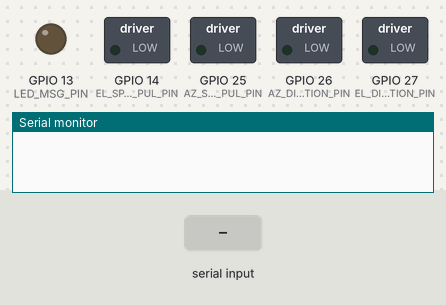
Recording of a program running on a simulated ESP32. Shown: switched loads named in the program (green lamp = pin HIGH), output pins drawn as LEDs (lit = HIGH), the last lines printed to the serial monitor. The inputs (shaded band) are chosen by the test bench.

Above: at 1.2 s.
1.3 s: "R\n" received over Serial
At 1.7 s:
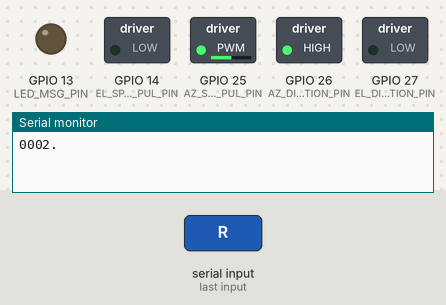
2.8 s: "S\n" received over Serial
At 4.0 s:
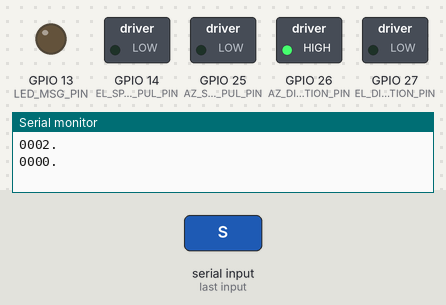
4.3 s: "L\n" received over Serial
At 5.2 s:
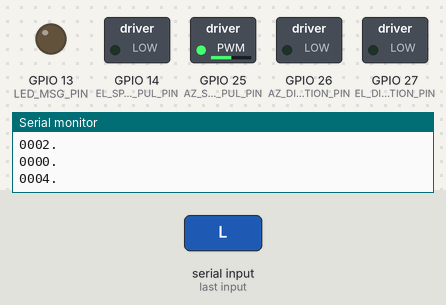
5.8 s: "U\n" received over Serial
At 6.4 s:
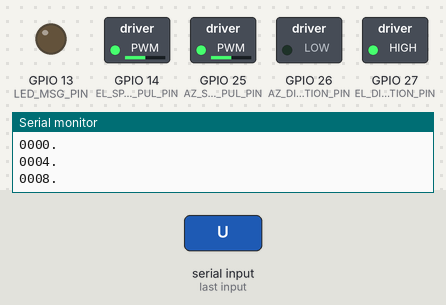
7.3 s: "D\n" received over Serial
At 8.5 s:
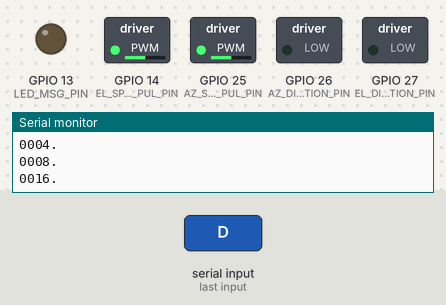
8.8 s: "A\n" received over Serial
At 9.9 s:
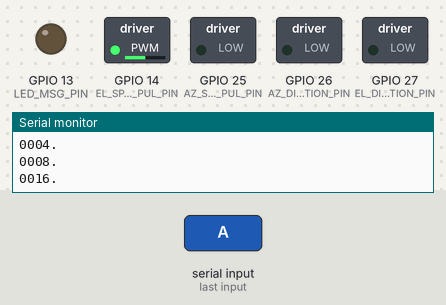
Timing chart, 0 to 11.3 s (numbered marks = the images above; inputs shaded):
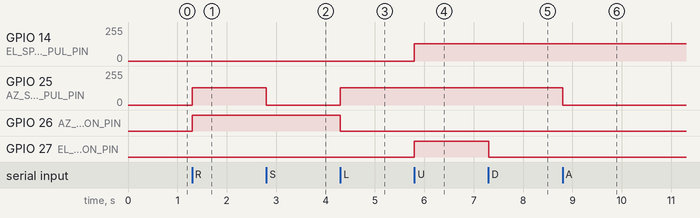

The program:

main.cpp
```cpp
#include <Arduino.h> // 确保包含Arduino核心库
#include <EEPROM.h> //引入EEPROM库以便保存角度数据
#include <cmath>

// 原作者：BI6OPR
// 此版本作者：BG5CVT
// 在原来的基础上优化了控制代码，修复了自动转向异常的问题
// Version Code：v0.6 Pre2
// 发布时间：2025/02/09
// 本程序用于控制步进电机，实现Pelco-D控制

// Version 0.5更新日志：
// 更改信号输出PIN口，以适配v0.5控制底板

// 立春天，风渐暖，伊人一去不复返
// 献给可爱的小音

// 业余卫星软件云台参数如下
// 水平参数：55.5
// 垂直参数：155.5

// 信号灯输出口
const int LED_MSG_PIN = 13;

// 定义了板上的控制端，26作为水平方位角方向，27作为俯仰角方向
const int AZ_DIRECTION_PIN = 26;
const int EL_DIRECTION_PIN = 27;
// const int AZ_DIRECTION_PIN = 4;
// const int EL_DIRECTION_PIN = 16;

// 定义了PWM引脚，需要将这个脚接入PUL端，25作为方位角脉冲，14作为俯仰角脉冲
const int AZ_SPEED_PUL_PIN = 25;
const int EL_SPEED_PUL_PIN = 14;
// const int AZ_SPEED_PUL_PIN = 2;
// const int EL_SPEED_PUL_PIN = 15;

// 定义串口接受数据的全局变量
const int BUFFER_SIZE = 16;
char buf[BUFFER_SIZE];

// 步进电机的转动方向
bool az_stepper_direction = false;
bool el_stepper_direction = false;

// 步进电机速度,wait ms（间隔时间越小,速度越快）
int stepperSpeed = 500; // 初始速度设置为500微秒

// 步进电机控制
bool is_azcontrol_stepper = false;
bool is_elcontrol_stepper = false;

// 当前指令标志
int currentCommand = 0;

// 定义PWM初始变量
const int PWM_FREQ = 10000;       // PWM 频率（单位：Hz）
const int PWM_RESOLUTION = 8;    // 分辨率（8 位时，占空比范围 0-255）


// 定时器变量
unsigned long previousMillis = 0; // 上一次打印状态的时间
const long interval = 3000; // 打印状态的时间间隔（3秒）

// 声明函数
// void handleCommand(char command);
void stepMotor(int pin, bool direction, int speed);
void printStatus();

// 定义角度初始变量
int az_angle = 000;
int el_angle = 000;
unsigned long azLastCalcTime = 0; // 上次计算时间
const long azCalcInterval = 100;  // 计算间隔：100ms
unsigned long elLastCalcTime = 0; // 上次计算时间
const long elCalcInterval = 100;  // 计算间隔：100ms
float azCurrentAngle = 0.0;
float elCurrentAngle = 0.0;
void setup()
{
  // 配置串口:
  Serial.begin(9600); // 设置波特率
  // 设置IO输入输出
  pinMode(LED_MSG_PIN, OUTPUT);
  pinMode(AZ_DIRECTION_PIN, OUTPUT);
  pinMode(EL_DIRECTION_PIN, OUTPUT);
  pinMode(AZ_SPEED_PUL_PIN, OUTPUT);
  pinMode(EL_SPEED_PUL_PIN, OUTPUT);

  // 初始化信号灯
  digitalWrite(LED_MSG_PIN, LOW);

  // 初始化PWM模块
  ledcSetup(0 , PWM_FREQ, 8);
  ledcAttachPin(AZ_SPEED_PUL_PIN, 0);

  ledcSetup(1 , PWM_FREQ, 8);
  ledcAttachPin(EL_SPEED_PUL_PIN, 1);
}
void handleStringCommand(String cmd) {
  if (cmd == "S") {
      digitalWrite(LED_MSG_PIN, LOW);
      is_azcontrol_stepper = false;
      is_elcontrol_stepper = false;
      Serial.println("0000.");
  } else if (cmd == "A") {
      is_azcontrol_stepper = false;
  } else if (cmd == "E") {
      is_elcontrol_stepper = false;
  } else if (cmd == "R") {
      az_stepper_direction = true;
      digitalWrite(AZ_DIRECTION_PIN, HIGH);
      stepperSpeed = 10;
      is_azcontrol_stepper = true;
      Serial.println("0002.");
  } else if (cmd == "L") {
      az_stepper_direction = false;
      digitalWrite(AZ_DIRECTION_PIN, LOW);
      stepperSpeed = 10;
      is_azcontrol_stepper = true;
      Serial.println("0004.");
  } else if (cmd == "U") {
      el_stepper_direction = true;
      digitalWrite(EL_DIRECTION_PIN, HIGH);
      stepperSpeed = 10;
      is_elcontrol_stepper = true;
      Serial.println("0008.");
  } else if (cmd == "D") {
      el_stepper_direction = false;
      digitalWrite(EL_DIRECTION_PIN, LOW);
      stepperSpeed = 10;
      is_elcontrol_stepper = true;
      Serial.println("0016.");
  } else if (cmd == "C") {
      int az_angle = round(azCurrentAngle);
      Serial.print("AZ=");
      Serial.println(az_angle);
  } else if (cmd == "B") {
      int el_angle = round(elCurrentAngle);
      Serial.print("EL=");
      Serial.println(el_angle);
  } else if (cmd == "C2") { // ✅ 支持多字符命令
      int az_angle = round(azCurrentAngle);
      int el_angle = round(elCurrentAngle);
      Serial.print("AZ=");
      Serial.println(az_angle);
      Serial.print("EL=");
      Serial.println(el_angle);
  } else {
      Serial.println("Unknown command.");
  }
}
void readSerialData()
{
  if (Serial.available() > 0) {
      Serial.setTimeout(100);
      String command = Serial.readStringUntil('\n'); // 读取直到换行符
      command.trim(); // 去除前后空格
      handleStringCommand(command);
  }
}


void calculateAngleAZ()
{
  // 每调用一次，假设增加一定角度（例如每个脉冲对应 0.1 度）
  float anglePerStep = 0.1; // 根据你的步进电机 + 减速比 + 编码器设置调整
  if (az_stepper_direction == true)
  {
    azCurrentAngle += anglePerStep;
  }
  else
  {
    azCurrentAngle -= anglePerStep;
  }

  // 角度归一化到 [0, 360)
  if (azCurrentAngle >= 360.0) azCurrentAngle -= 360.0;
  if (azCurrentAngle < 0.0) azCurrentAngle += 360.0;

}

void calculateAngleEL()
{
  // 每调用一次，假设增加一定角度（例如每个脉冲对应 0.1 度）
  float anglePerStep = 0.1; // 根据你的步进电机 + 减速比 + 编码器设置调整
  if (el_stepper_direction == true)
  {
    elCurrentAngle += anglePerStep;
  }
  else
  {
    elCurrentAngle -= anglePerStep;
  }

  // 角度归一化到 [0, 360)
  if (elCurrentAngle >= 90.0) elCurrentAngle -= 90.0;
  if (elCurrentAngle < 90.0) elCurrentAngle += 90.0;

}

void loop()
{
  unsigned long currentMillis = millis();

  // 读取串口数据
  readSerialData();

  // 控制步进电机
  if (is_azcontrol_stepper)
  {
    ledcWrite(0, 128);
    if (currentMillis - azLastCalcTime >= azCalcInterval)
    {
      azLastCalcTime = currentMillis; // 更新上次计算时间
      calculateAngleAZ();              // 执行角度计算函数
    }

  }

  if (is_azcontrol_stepper == false)
  {
    ledcWrite(0, 0);

  }

  if (is_elcontrol_stepper)
  {
    ledcWrite(1, 128);
    if (currentMillis - elLastCalcTime >= elCalcInterval)
    {
      elLastCalcTime = currentMillis; // 更新上次计算时间
      calculateAngleEL();              // 执行角度计算函数
    }
  }

  if (is_elcontrol_stepper == false)
  {
    ledcWrite(1, 0);
  }

}

void printStatus()
{
  Serial.print("Current Status - AZ Direction: ");
  Serial.print(az_stepper_direction ? "Forward" : "Backward");
  Serial.print(", EL Direction: ");
  Serial.print(el_stepper_direction ? "Forward" : "Backward");
  Serial.print(", AZ Control: ");
  Serial.print(is_azcontrol_stepper ? "On" : "Off");
  Serial.print(", EL Control: ");
  Serial.println(is_elcontrol_stepper ? "On" : "Off");
}

void set_zero()
{
  if(!EEPROM.begin(4096)) //之后替换为串口接收指令
  {
    EEPROM.begin(4096);
    EEPROM.write(4096, (az_angle >> 8) & 0xFF); // 高位字节
    EEPROM.write(4097, az_angle & 0xFF);       // 低位字节
    EEPROM.write(4096, (el_angle >> 8) & 0xFF); // 高位字节
    EEPROM.write(4097, el_angle & 0xFF);       // 低位字节
  }
}

// read:
// int readAngle = (EEPROM.read(4096) << 8) | EEPROM.read(4097);
```

Measured:
- after the input at 1.3 s, GPIO 25 (AZ_SPEED_PUL_PIN): 0/255 → 128/255 at once; GPIO 26 (AZ_DIRECTION_PIN): LOW → HIGH at once
- after the input at 2.8 s, GPIO 25 (AZ_SPEED_PUL_PIN): 128/255 → 0/255 at once
- after the input at 4.3 s, GPIO 25 (AZ_SPEED_PUL_PIN): 0/255 → 128/255 at once; GPIO 26 (AZ_DIRECTION_PIN): HIGH → LOW at once
- after the input at 5.8 s, GPIO 14 (EL_SPEED_PUL_PIN): 0/255 → 128/255 at once; GPIO 27 (EL_DIRECTION_PIN): LOW → HIGH at once
- after the input at 7.3 s, GPIO 27 (EL_DIRECTION_PIN): HIGH → LOW at once
- after the input at 8.8 s, GPIO 25 (AZ_SPEED_PUL_PIN): 128/255 → 0/255 at once
